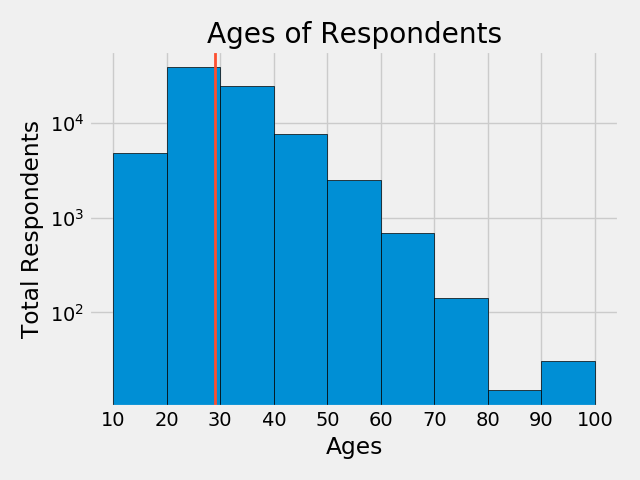

Python code for this plot:
import pandas as pd
from matplotlib import pyplot as plt

plt.style.use("fivethirtyeight")

data = pd.read_csv("data3.csv")
ids = data["Responder_id"]
ages = data["Age"]

bins = [10, 20, 30, 40, 50, 60, 70, 80, 90, 100]

plt.hist(ages, bins=bins, edgecolor="black", log=True)

median_age = 29
color = '#fc4f30'

plt.axvline(median_age, color=color, linewidth=2)

plt.title("Ages of Respondents")
plt.xlabel("Ages")
plt.ylabel("Total Respondents")
plt.xticks(ticks=[10, 20, 30, 40, 50, 60, 70, 80, 90, 100])

plt.tight_layout()

plt.savefig("histogram1.png")
plt.show()
